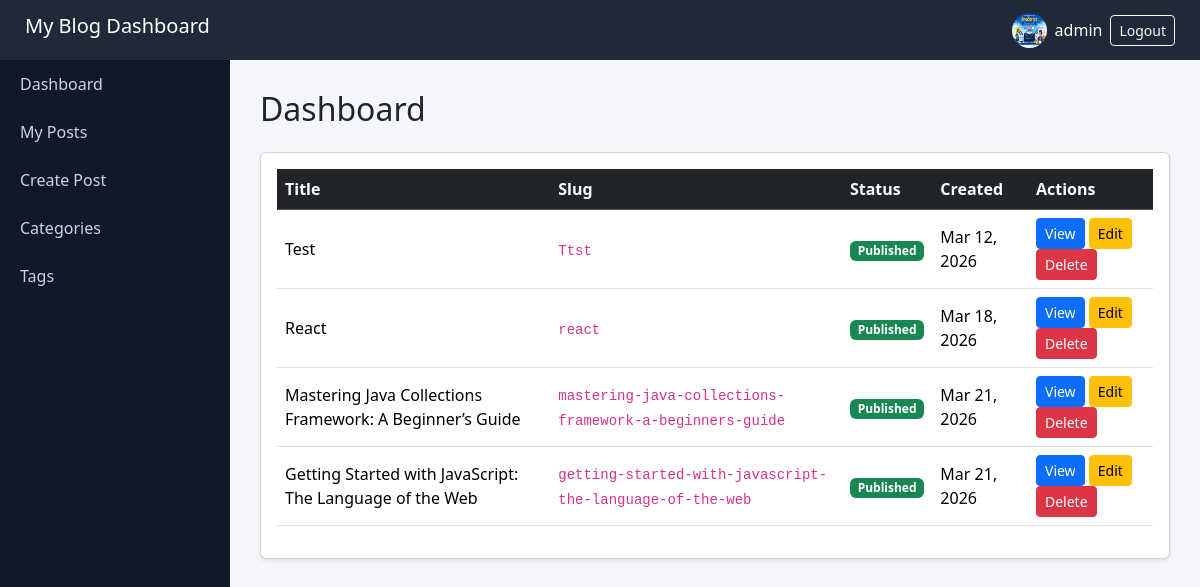
The app's page /dashboard/ (signed in) with its own data.
### account/models.py (models this page shows, shortened)
class User(AbstractUser):
    Role_choices = (
        ('admin', 'Admin'),
        ('editor', 'Editor'),
        ('author', 'Author'),
        ('reader', 'Reader'),
    )
    bio = models.TextField(blank=True, null=True)
    profile_image = models.ImageField(
        upload_to='profiles/',
        blank=True,
        null=True
    )

### posts/models.py (models this page shows, shortened)
class Post(models.Model):
    STATUS_CHOICES = (
        ('draft', 'Draft'),
        ('published', 'Published'),
    )
    title = models.CharField(max_length=200)
    slug = models.SlugField(unique=True, blank=True)
    content = RichTextField()
    image = models.ImageField(upload_to='posts/images/', null=True, blank=True)
    author = models.ForeignKey(
        settings.AUTH_USER_MODEL,
        on_delete=models.CASCADE
    )
    category = models.ForeignKey(Category, on_delete=models.SET_NULL, null=True)
    tags = models.ManyToManyField(Tag, related_name="posts", blank=True)
    status = models.CharField(
        max_length=20,
        choices=STATUS_CHOICES,
        default='draft'
    )
    is_deleted = models.BooleanField(default=False)
    created_at = models.DateTimeField(auto_now_add=True)
    updated_at = models.DateTimeField(auto_now=True)
    objects = ActivePostManager()
    all_objects = models.Manager()

### posts/views.py (the view)
# urls.py: path("dashboard/", views.dashboard, name="dashboard"),
@login_required
def dashboard(request):
    user = request.user
    if user.is_superuser or user.groups.filter(name="Editors").exists():
        posts = Post.objects.all()
    elif user.groups.filter(name="Authors").exists():
        posts = Post.objects.filter(author=user)
    else:
        return redirect("post_list")  # Reader cannot access dashboard
    return render(request, "dashboard/dashboard.html", {"posts": posts})

### posts/models.py (called while the page is built)
    def get_queryset(self):
        return super().get_queryset().filter(is_deleted=False)

### posts/templatetags/custom_tags.py (called while the page is built)
@register.filter(name='has_group')
def has_group(user, group_name):
    return user.groups.filter(name=group_name).exists()

### posts/templates/dashboard/dashboard.html
{% extends "dashboard_base.html" %}
{% block content %}
<h2 class="mb-4">Dashboard</h2>
<div class="card p-3 shadow-sm">
<table class="table table-hover align-middle">
<thead class="table-dark">
<tr>
    <th>Title</th>
    <th>Slug</th>
    <th>Status</th>
    <th>Created</th>
    <th>Actions</th>
</tr>
</thead>
<tbody>
{% for post in posts %}
<tr>
    <td>{{ post.title }}</td>
    <td>
        {% if post.slug %}
            <code>{{ post.slug }}</code>
        {% else %}
            <span class="text-danger">No slug</span>
        {% endif %}
    </td>
    <td>
        {% if post.status == "published" %}
            <span class="badge bg-success">Published</span>
        {% else %}
            <span class="badge bg-warning text-dark">Draft</span>
        {% endif %}
    </td>
    <td>{{ post.created_at|date:"M d, Y" }}</td>
    <td>
        {% if post.slug %}
        <a href="{% url 'post_detail' post.slug %}" class="btn btn-sm btn-primary">
            View
        </a>
        {% endif %}
        <a href="{% url 'edit_post' post.pk %}" class="btn btn-sm btn-warning">
            Edit
        </a>
        <a href="{% url 'delete_post' post.pk %}" class="btn btn-sm btn-danger">
            Delete
        </a>
    </td>
</tr>
{% endfor %}
</tbody>
</table>
</div>
{% endblock %}

### posts/templates/dashboard_base.html (shortened to what this page needs)
{% load custom_tags %}
<!DOCTYPE html>
<html>
<head>
<link href="https://cdn.jsdelivr.net/npm/bootstrap@5.3.2/dist/css/bootstrap.min.css" rel="stylesheet">
</head>
<body>
<div class="header">
<h5>My Blog Dashboard</h5>
<div class="d-flex align-items-center gap-2">
    {% if user.profile_image %}
        <img src="{{ user.profile_image.url }}"
             style="height:35px; width:35px; border-radius:50%;">
    {% else %}
        <div style="height:35px; width:35px; border-radius:50%; background:#ccc; display:flex; align-items:center; justify-content:center;">
            {{ user.username|first|upper }}
        </div>
    {% endif %}
    <a href="{% url 'profile' %}" style="color:white; text-decoration:none;">
        {{ user.username }}
    </a>
    <form method="POST" action="{% url 'logout' %}">
        <button class="btn btn-outline-light btn-sm">Logout</button>
    </form>
</div>
</div>
{% if not user|has_group:"Readers" %}
<div class="sidebar">
<a href="{% url 'dashboard' %}">Dashboard</a>
<a href="{% url 'my_posts' %}">My Posts</a>
<a href="{% url 'create_post' %}">Create Post</a>
<a href="{% url 'categories' %}">Categories</a>
<a href="{% url 'tags' %}">Tags</a>
</div>
{% endif %}
<div class="main-content">
{% block content %}
{% endblock %}
</div>
</body>
</html>

### posts/templates/dashboard_base.html (style rules this page uses)
body { background:#f4f6f9; }
.header { height:60px; background:#1f2937; color:white; display:flex; align-items:center; justify-content:space-between; padding:0 25px; position:fixed; width:100%; top:0; z-index: 1000; }
.sidebar { position:fixed; top:60px; left:0; height:calc(100vh - 60px); width:230px; background:#111827; }
.sidebar a { display:block; color:#cbd5e1; padding:12px 20px; text-decoration:none; }
.main-content { margin-left:230px; margin-top:60px; padding:30px; }

### records on screen
User: profile_image (picture), username "admin"
Post: title "Test", slug "Ttst", status "Published", created_at "Mar 12, 2026", shows "View"
Post: title "React", slug "react", status "Published", created_at "Mar 18, 2026", shows "View"
Post: title "Mastering Java Collections Framework: A Beginner’s Guide", slug "mastering-java-collections-framework-a-beginners-guide", status "Published", created_at "Mar 21, 2026", shows "View"
Post: title "Getting Started with JavaScript: The Language of the Web", slug "getting-started-with-javascript-the-language-of-the-web", status "Published", created_at "Mar 21, 2026", shows "View"
